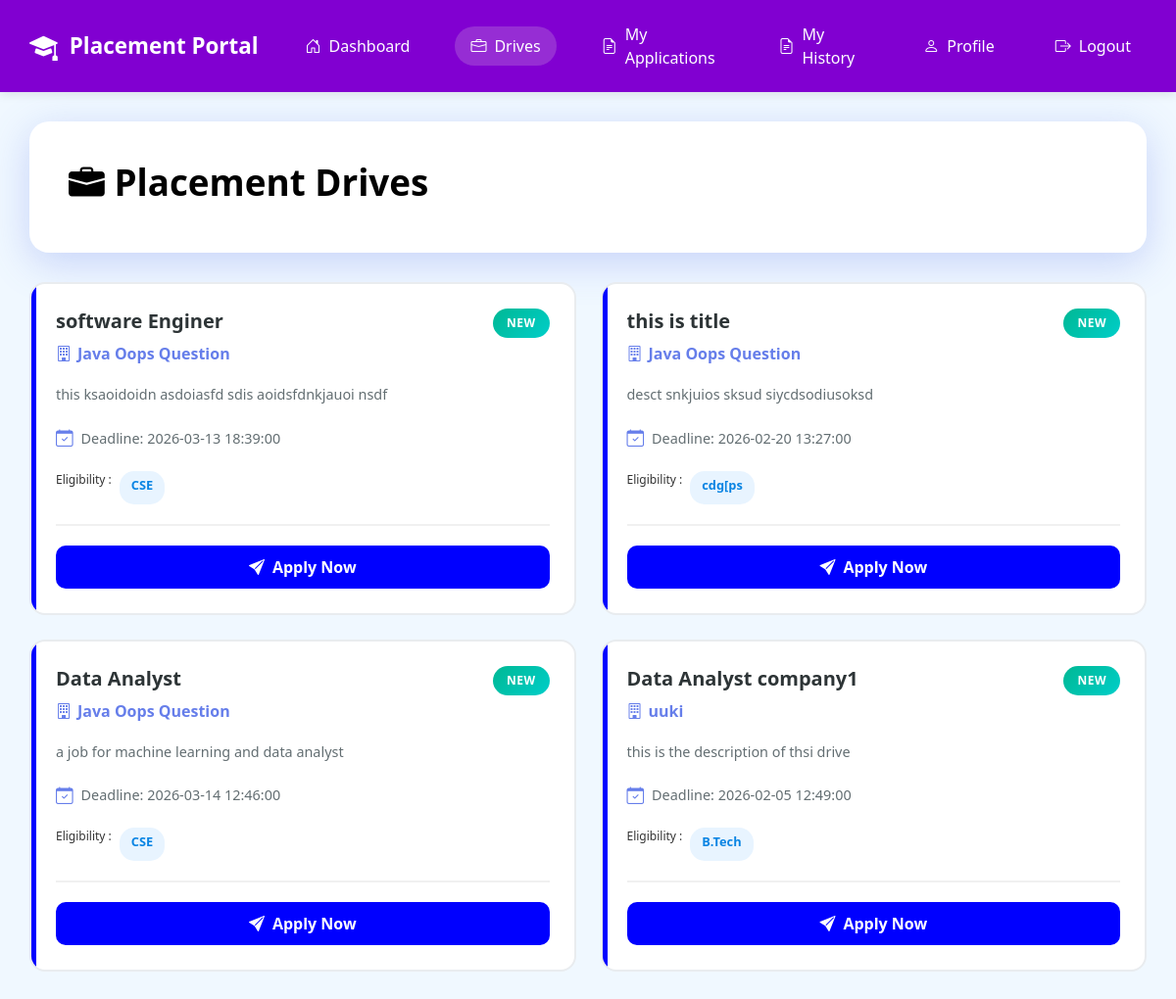
/student/drive (signed in), run on the app's committed database.
### portal/models.py (models this page shows)
class Drive(db.Model,UserMixin):
    __tablename__ = 'placement_drives'
    id = db.Column(db.Integer , primary_key = True)
    company_id = db.Column(db.Integer,db.ForeignKey('companies.id') , nullable = False)
    job_title = db.Column(db.String(100), nullable = False)
    description = db.Column(db.String(200), nullable = False)
    eligibility = db.Column(db.String(100), nullable = False)
    deadline = db.Column(db.DateTime, nullable = False)
    status = db.Column(db.String(20), nullable = False,default ='APPROVED') #APPROVED,PENDING,CLOSED
    company = db.relationship('Company' , backref = 'companies')

class Company(db.Model,UserMixin):
    __tablename__ = 'companies'
    id = db.Column(db.Integer , primary_key = True)
    user_id = db.Column(db.Integer,db.ForeignKey('users.id'),nullable = False)
    company_name = db.Column(db.String(100) , unique = True, nullable = False)
    hr_contact = db.Column(db.String(20) , unique = True)
    website = db.Column(db.String(200))
    approval_status = db.Column(db.String(20) , default = 'APPROVED') #APPROVED , PENDING , REJECTED
    is_blacklisted = db.Column(db.Boolean , default = False)

### app.py (the view)
@app.route("/student/drive")
@login_required
def student_drive():
    drive = Drive.query.filter(Drive.status == 'APPROVED').all()
    return render_template('student/student_drive.html' , drive = drive)

### app.py (called while the page is built)
@login_manager.user_loader
def load_user(user_id):
    return User.query.get(int(user_id))

### templates/student/student_drive.html (shortened to what this page needs)
{% extends "student/student_base.html" %}
{% block content %}
<div class="main-container">
    <div class="page-header">
        <h1><i class="bi bi-briefcase-fill"></i> Placement Drives</h1>
    </div>
    <div class="drives-grid" id="gridView">
        {% for d in drive %}
        <div class="drive-card">
            <div class="drive-header">
                <div>
                    <div class="drive-title">{{d.job_title}}</div>
                    <div class="company-name">
                        <i class="bi bi-building"></i>
                        {{d.company.company_name}}
                    </div>
                </div>
                <span class="drive-badge badge-new">New</span>
            </div>
            <p class="drive-description">
                {{d.description}}
            </p>
            <div class="drive-meta">
                <div class="meta-item">
                    <i class="bi bi-calendar-check"></i>
                    <span>Deadline: {{d.deadline}}</span>
                </div>
            </div>
            <div class="drive-tags">
                <p style="font-size: 12px;">Eligibility : </p><span class="tag">{{d.eligibility}}</span>
            </div>
            <div class="drive-footer">
                <a class="btn-apply" href="{{url_for('student_apply',drive_id=d.id)}}">
                    <button class="btn-apply">
                        <i class="bi bi-send-fill"></i>
                        Apply Now
                    </button>
                </a>
            </div>
        </div>
        {% endfor %}
    </div>
</div>
{% endblock %}

### templates/student/student_base.html (style rules this page uses)
* { margin: 0; padding: 0; box-sizing: border-box; }
body { font-family: 'Segoe UI', Tahoma, Geneva, Verdana, sans-serif; background: aliceblue; color: #333; }
.main-container { max-width: 1200px; margin: 30px auto; padding: 0 30px; }
.page-header { background-color: #9b5cc2; color: white; padding: 30px 40px; border-radius: 15px; margin-bottom: 30px; box-shadow: 0 10px 30px rgba(102, 126, 234, 0.3); }
.page-header h1 { font-size: 2rem; margin-bottom: 8px; font-weight: 700; }

### templates/student/student_drive.html (style rules this page uses)
.page-header { background-color: white; color: black; padding: 40px; border-radius: 20px; margin-bottom: 30px; box-shadow: 0 10px 40px rgba(102, 126, 234, 0.3); }
.page-header h1 { font-size: 2.3rem; margin-bottom: 10px; font-weight: 800; }
a { text-decoration: none; }
.drives-grid { display: grid; grid-template-columns: repeat(auto-fill, minmax(380px, 1fr)); gap: 25px; }
.drive-card { background: white; border-radius: 16px; padding: 25px; border: 2px solid #e9ecef; transition: all 0.3s ease; cursor: pointer; position: relative; overflow: hidden; }
.drive-card::before { content: ''; position: absolute; top: 0; left: 0; width: 5px; height: 100%; background-color: blue; }
.drive-header { display: flex; justify-content: space-between; align-items: start; margin-bottom: 18px; }
.drive-title { font-size: 1.25rem; font-weight: 700; color: #2d3436; margin-bottom: 8px; line-height: 1.3; }
.company-name { color: #667eea; font-size: 1rem; font-weight: 600; display: flex; align-items: center; gap: 6px; }
.drive-badge { padding: 6px 14px; border-radius: 20px; font-size: 0.75rem; font-weight: 700; text-transform: uppercase; letter-spacing: 0.5px; white-space: nowrap; }
.badge-new { background: linear-gradient(135deg, #00b894 0%, #00cec9 100%); color: white; }
.drive-description { color: #636e72; font-size: 0.9rem; line-height: 1.6; margin: 15px 0; display: -webkit-box; -webkit-box-orient: vertical; overflow: hidden; }
.drive-meta { display: grid; grid-template-columns: repeat(2, 1fr); gap: 12px; margin: 20px 0; }
.meta-item { display: flex; align-items: center; gap: 8px; font-size: 0.9rem; color: #636e72; }
.meta-item i { color: #667eea; font-size: 1.1rem; }
.drive-tags { display: flex; flex-wrap: wrap; gap: 8px; margin: 15px 0; }
.tag { background: #e8f4ff; color: #0984e3; padding: 5px 12px; border-radius: 15px; font-size: 0.8rem; font-weight: 600; }
.drive-footer { display: flex; gap: 12px; margin-top: 20px; padding-top: 20px; border-top: 2px solid #f0f0f0; }
.btn-apply { flex: 1; background-color: blue; color: white; padding: 5px 20px; border-radius: 10px; border: none; font-weight: 600; cursor: pointer; transition: all 0.3s ease; display: flex; align-items: center; justify-content: center; gap: 8px; }

### data on the page
Drive: job_title "software Enginer", company.company_name "Java Oops Question", description "this ksaoidoidn asdoiasfd sdis aoidsfdnkjauoi nsdf", deadline "2026-03-13 18:39:00", eligibility "CSE"
Drive: job_title "this is title", company.company_name "Java Oops Question", description "desct snkjuios sksud siycdsodiusoksd", deadline "2026-02-20 13:27:00", eligibility "cdg[ps"
Drive: job_title "Data Analyst", company.company_name "Java Oops Question", description "a job for machine learning and data analyst", deadline "2026-03-14 12:46:00", eligibility "CSE"
Drive: job_title "Data Analyst company1", company.company_name "uuki", description "this is the description of thsi drive", deadline "2026-02-05 12:49:00", eligibility "B.Tech"
